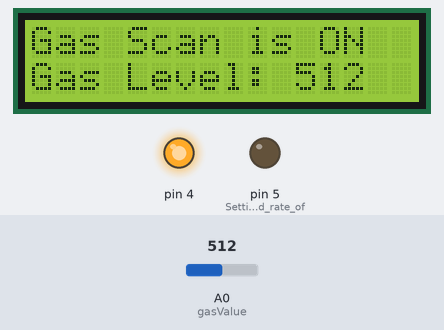
The sketch below on a simulated Arduino Mega 2560, built with avr-gcc and run on an emulated ATmega2560. Parts: 16×2 character LCD, output pins drawn as LEDs (lit = HIGH). The test bench sets the inputs (shaded band); at power-on: A0 (gasValue) = 512. The modem accepts every AT command (registered, SIM ready, sends succeed) and sends nothing else; what the sketch prints to the serial monitor is not drawn.

Above: at 4.2 s.
4.3 s: A0 (gasValue) set to 484
At 10.1 s:
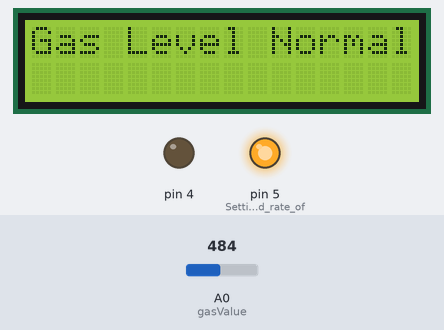
11.8 s: A0 (gasValue) set to 510
At 13.2 s:
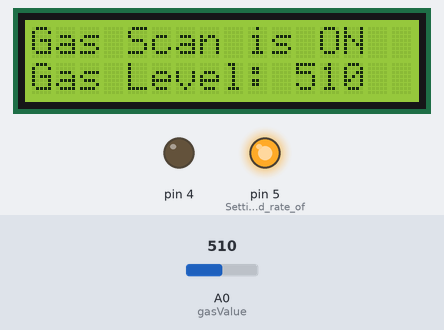
16.5 s: A0 (gasValue) set to 490
At 18.5 s:
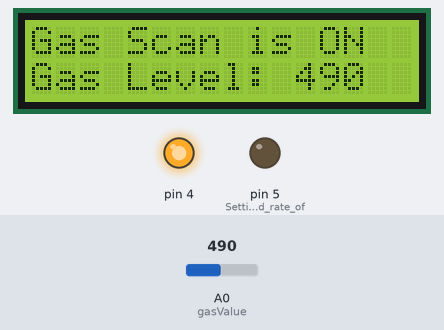
Timing chart, 0 to 20.2 s (numbered marks = the images above; inputs shaded):
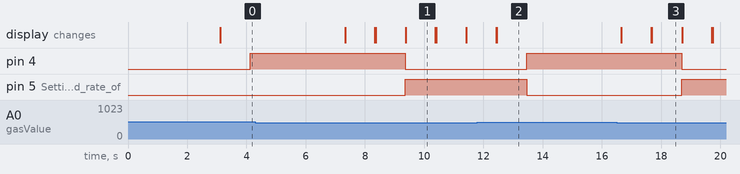

The sketch:

gsm_gas_detector.ino
```cpp
#include <SoftwareSerial.h>
 #include <LiquidCrystal_I2C.h>

LiquidCrystal_I2C lcd(0x27,16,2);
SoftwareSerial mySerial(9, 10);

int gasValue = A0; // smoke / gas sensor connected with analog pin A1 of the arduino / mega.
int data = 0;

void setup()
{
randomSeed(analogRead(0));
mySerial.begin(9600); // Setting the baud rate of GSM Module
Serial.begin(9600);
pinMode(4, OUTPUT);
pinMode(5, OUTPUT);// Setting the baud rate of Serial Monitor (Arduino)
lcd.init();                      // initialize the lcd
  // Print a message to the LCD.
  lcd.backlight();
pinMode(gasValue, INPUT);
lcd.print (" Gas Leakage ");
lcd.setCursor(0,1);
lcd.print (" Detector Alarm ");
delay(3000);
lcd.clear();
}
void loop()
{

data = analogRead(gasValue);

Serial.print("Gas Level: ");
Serial.println(data);
lcd.print ("Gas Scan is ON");
lcd.setCursor(0,1);
lcd.print("Gas Level: ");
lcd.print(data);
delay(1000);

if ( data > 500) //
{
  digitalWrite(4, HIGH);
  digitalWrite(5, LOW);
SendMessage();
Serial.print("Gas detect alarm");
lcd.clear();
lcd.setCursor(0,0);
lcd.print("Gas Level Exceed");
lcd.setCursor(0,1);
lcd.print("SMS Sent");
delay(1000);

}
else
{
  digitalWrite(5, HIGH);
  digitalWrite(4, LOW);
Serial.print("Gas Level Low");
lcd.clear();
lcd.setCursor(0,0);
lcd.print("Gas Level Normal");
delay(1000);
}

lcd.clear();
}

void SendMessage()
{
Serial.println("I am in send");
mySerial.println("AT+CMGF=1"); //Sets the GSM Module in Text Mode
delay(1000); // Delay of 1000 milli seconds or 1 second
mySerial.println("AT+CMGS=\"+917606971575\"\r"); // Replace x with mobile number
delay(1000);
mySerial.println("Excess Gas Detected. Open Windows");// The SMS text you want to send
delay(100);
mySerial.println((char)26);// ASCII code of CTRL+Z
delay(1000);
}
```

Measured:
- the behaviour switches between 501 and 500 on A0 (gasValue) (found by bisection; images 0 and 1)
- after the input at 4.3 s, pin 4: HIGH → LOW after 5.1 s; pin 5 (Setting_the_baud_rate_of): LOW → HIGH after 5.1 s
- after the input at 11.8 s, pin 4: LOW → HIGH after 1.7 s; pin 5 (Setting_the_baud_rate_of): HIGH → LOW after 1.7 s
- after the input at 16.5 s, pin 4: HIGH → LOW after 2.2 s; pin 5 (Setting_the_baud_rate_of): LOW → HIGH after 2.2 s
- what the display in image 1 shows lasts 1.0 s, from 9.4 s to 10.4 s
